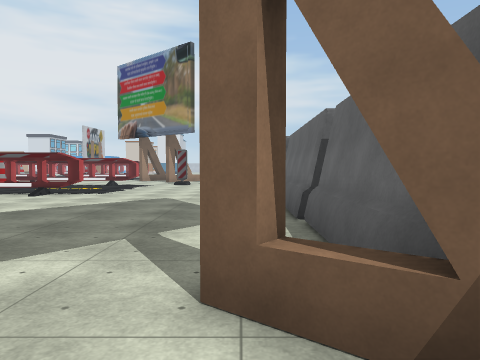
view 1 (above)

21 first-person views from a walk through a Unity game level. The camera is 1.5 m above the floor, tilts 2° down and sees 70° across. The floor is counted in squares, 2 m on a side. Each view is taken from the middle of a square. On the plan, view 1 faces up. The plan holds only what a view shows up to about 11 squares ahead; the rest is blank. The place goes on beyond the plan. The player character is not drawn. Some animated figures are left out. Some surface patterns are stand-ins.

view 2
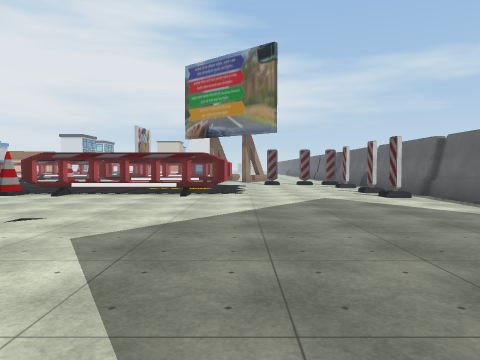

view 3
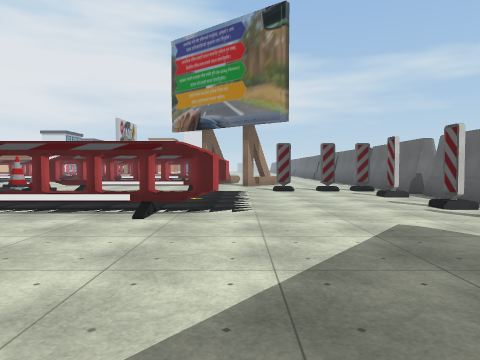

view 4
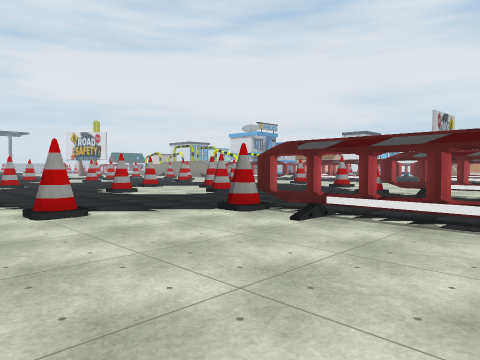

view 5
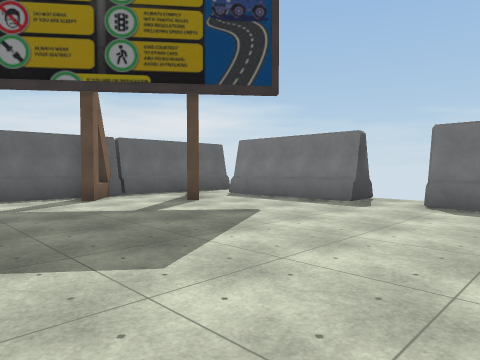

view 6
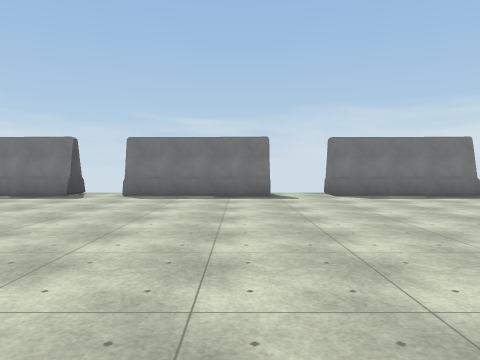

view 7
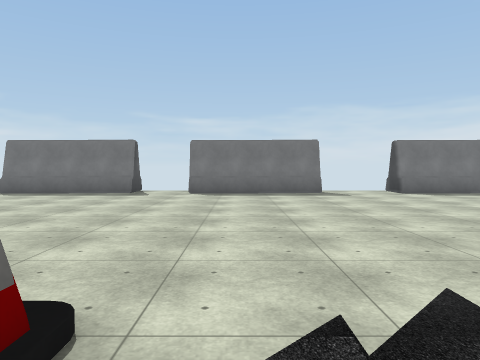

view 8
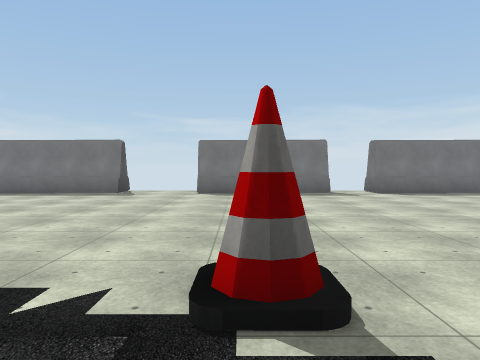

view 9
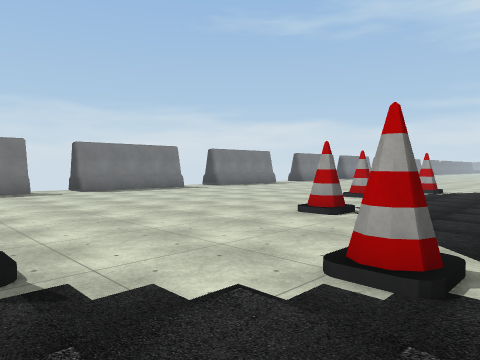

view 10
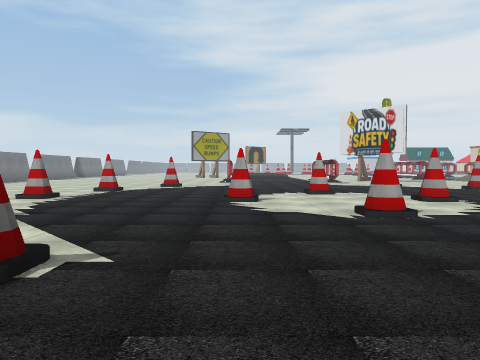

view 11
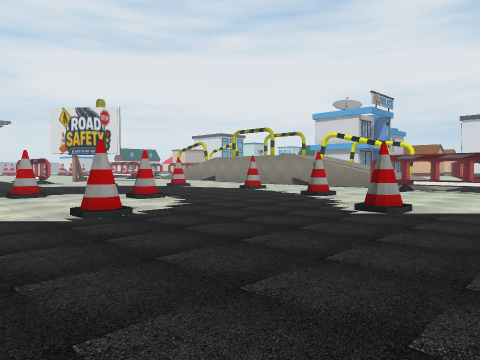

view 12
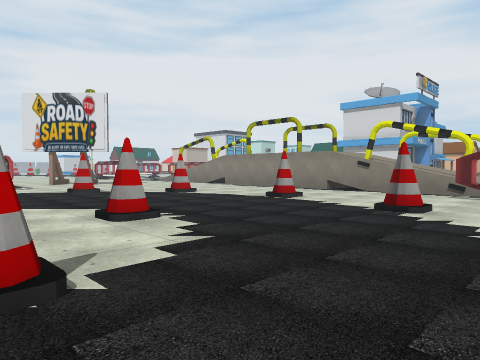

view 13
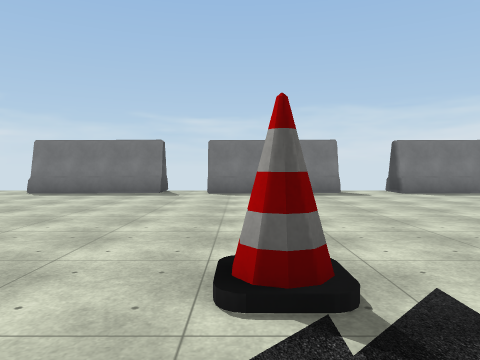

view 14
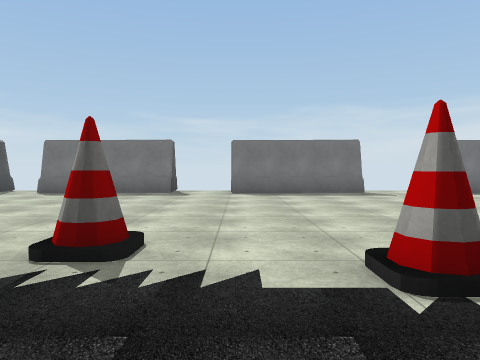

view 15
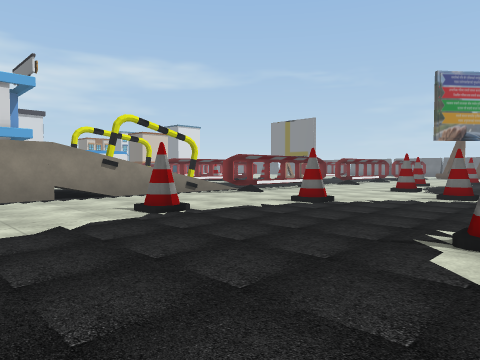

view 16
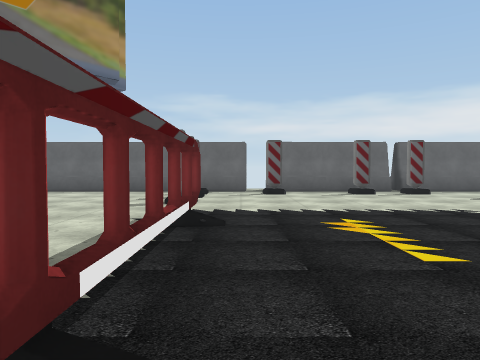

view 17
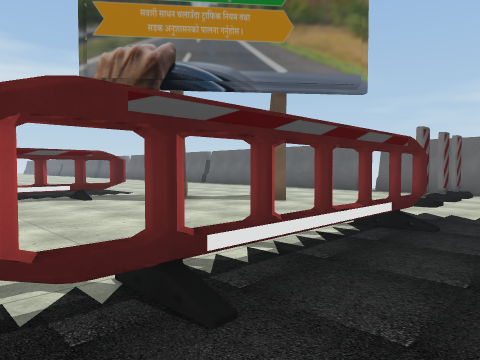

view 18
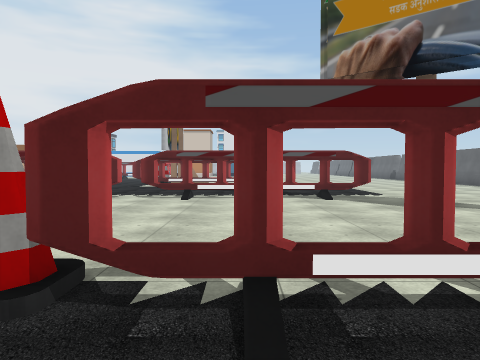

view 19
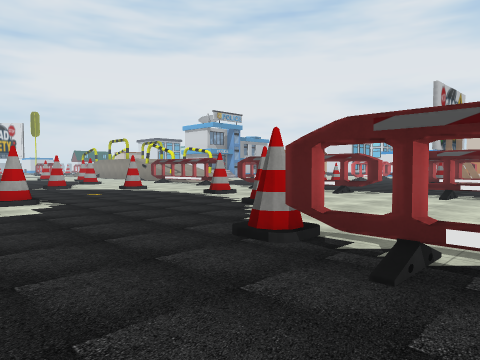

view 20
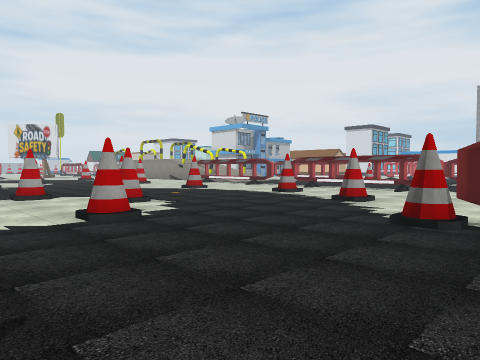

view 21
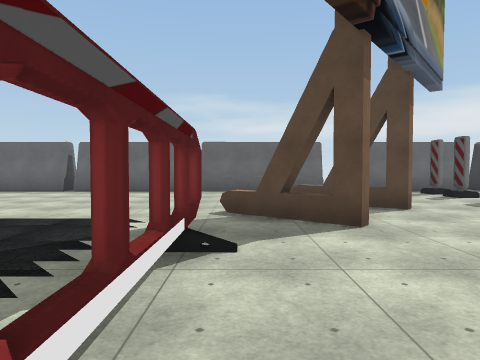

### Floor plan
Key: @ floor where view 1 was taken; # wall or solid block; x gap in a wall; . main floor; : floor 2.75 m higher than the main floor; / step, stairs or slope; = window, fence, low wall or low ledge; ^ raised ledge; T thing the floor can be seen under or through; O other object.
Columns run from 31 left of view 1 to 1 right of it. Each row starts with its distance up from view 1.
 28                                .#
 27                              ...#
 26                             ....#
 25                           ......#
 24                   .... .........#
 23   :/#//O          ..............#
 22  ......####      ##xTT=TTT......#
 21  ..........       ........#=.   #
 20  ..........      .........#..=  #
 19  ..O.......    O............#...#
 18 O......O...O  ....O........#.....
 17 ................................#
 16 .........O......................#
 15 ....O...............OO#####.O.OO#
 14 ...............O................#
 13 ...............................O#
 12 ..O...O......O...O..............#
 11  ............ .................O#
 10   ..O........  O.....O.TTTT.....#
  9  ............ ........T........O#
  8  ........O......................#
  7 ...................O............#
  6 .O.....O....O.. ................#
  5  ..O........... ................#
  4 ................................#
  3 ................................#
  2 ...............................##
  1 ................................#
  0 ..............................#@#
 -1 ..............................x^#
 -2 ###.#####.####..####..####.######
 -3   #.#   #.#  #..#  #..#   .#

Positions as (right, up) in squares from view 1, and headings:
1: (0, 0), facing up
2: (-4, 0), facing up
3: (-4, 4), facing up
4: (-6, 5), facing up-left
5: (-8, 5), facing down-right
6: (-9, 7), facing down
7: (-13, 8), facing down
8: (-19, 8), facing down
9: (-19, 9), facing down-left
10: (-19, 10), facing left
11: (-19, 10), facing up-left
12: (-22, 12), facing up-left
13: (-24, 8), facing down
14: (-29, 8), facing down
15: (-31, 14), facing up-right
16: (-10, 14), facing right
17: (-10, 13), facing up-right
18: (-9, 13), facing up
19: (-8, 12), facing up-left
20: (-9, 10), facing up-left
21: (-10, 21), facing right
